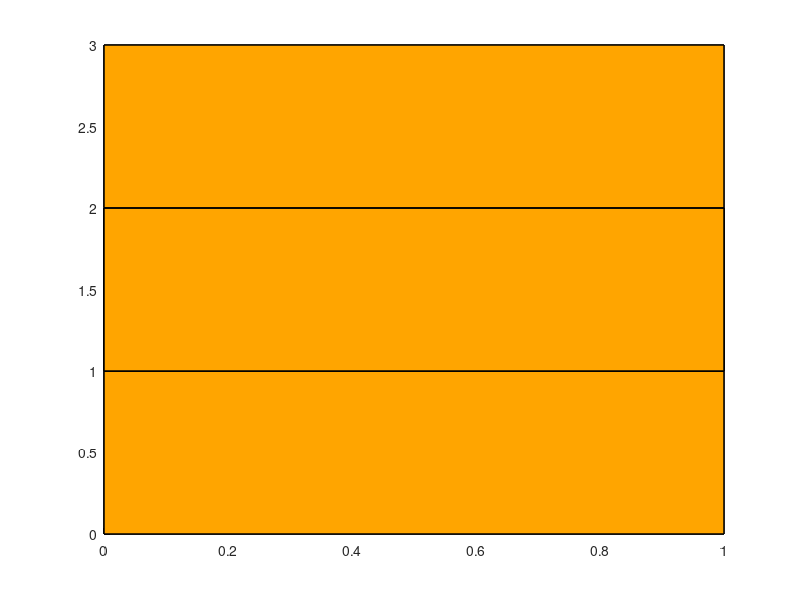

Recreate this plot in MATLAB.
function [V7,F7,h] = fig_7()

% Definindo as vértices do cubo
V7 = [0 0 0;   % Ponto 1
     1 0 0;   % Ponto 2
     1 1 0;   % Ponto 3
     0 1 0;   % Ponto 4
     0 0 1;   % Ponto 5
     1 0 1;   % Ponto 6
     1 1 1;   % Ponto 7
     0 1 1;
     
     0 1 0;   % Ponto 8
     1 1 0;   % Ponto 9
     1 2 0;   % Ponto 10
     0 2 0;   % Ponto 11
     0 1 1;   % Ponto 12
     1 1 1;   % Ponto 13
     1 2 1;   % Ponto 14
     0 2 1;
     
     0 1 1;   % Ponto 8
     1 1 1;   % Ponto 9
     1 2 1;   % Ponto 10
     0 2 1;   % Ponto 11
     0 1 2;   % Ponto 12
     1 1 2;   % Ponto 13
     1 2 2;   % Ponto 14
     0 2 2;
     
     0 2 1;   % Ponto 8
     1 2 1;   % Ponto 9
     1 3 1;   % Ponto 10
     0 3 1;   % Ponto 11
     0 2 2;   % Ponto 12
     1 2 2;   % Ponto 13
     1 3 2;   % Ponto 14
     0 3 2];  % Ponto 29

% Definindo as faces do cubo
F7 = [1 2 3 4;   % Face inferior
     5 6 7 8;   % Face superior
     1 2 6 5;   % Face frontal
     2 3 7 6;   % Face direita
     3 4 8 7;   % Face traseira
     4 1 5 8;
     
     9 10 11 12; 
     13 14 15 16; 
     9 10 14 13;  
     10 11 15 14;  
     11 12 16 15;  
     12 9 13 16;
     
     17 18 19 20; 
     21 22 23 24; 
     17 18 22 21;  
     18 19 23 22;  
     19 20 24 23;  
     20 17 21 24;
     
     25 26 27 28; 
     29 30 31 32; 
     25 26 30 29;  
     26 27 31 30;  
     27 28 32 31;  
     28 25 29 32]; 

h = patch('Vertices', V7, 'Faces', F7, 'FaceColor', [1, 0.647, 0], 'FaceLighting', 'gouraud', 'EdgeColor', 'black');

